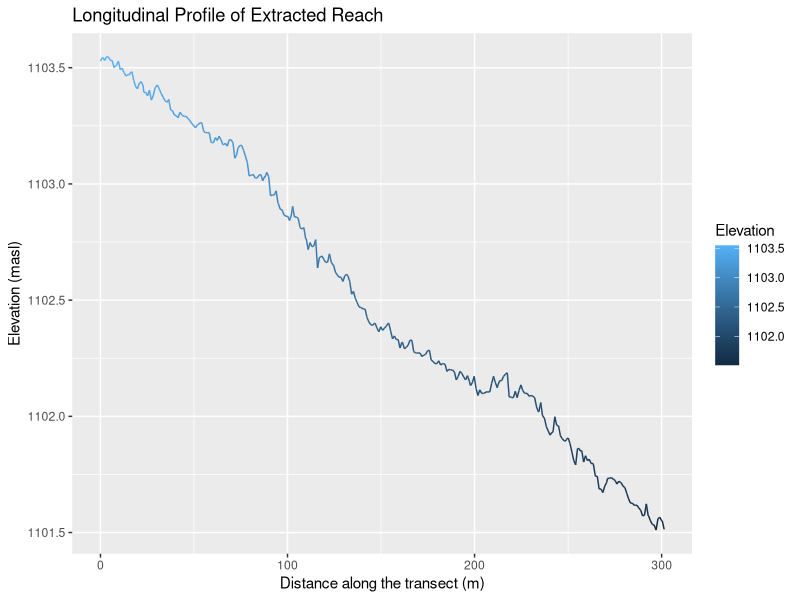
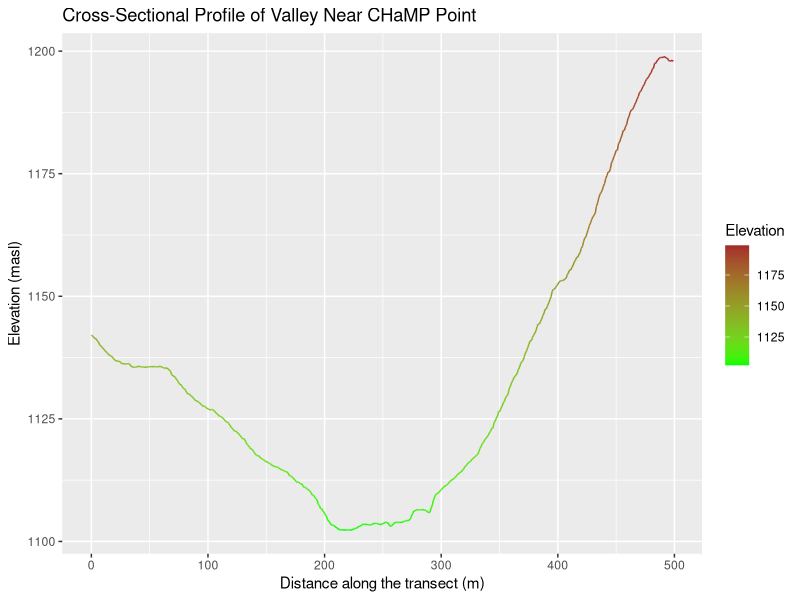
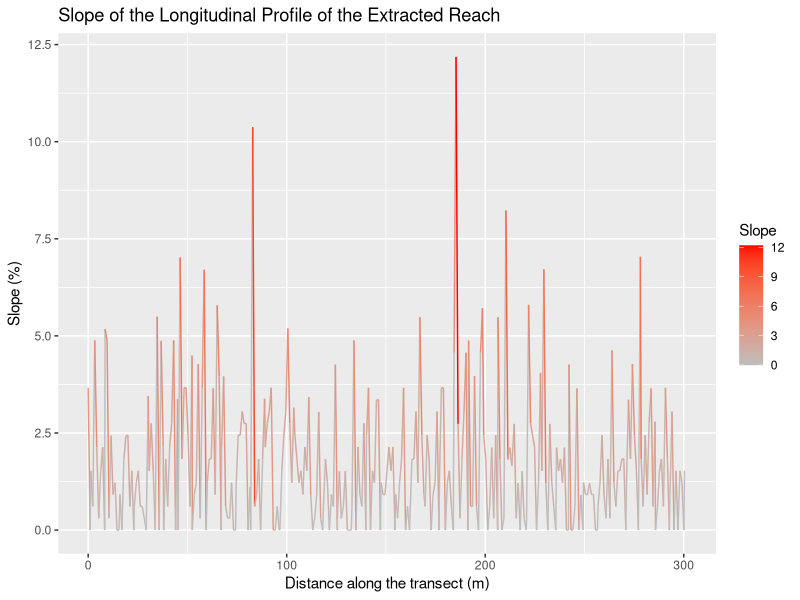
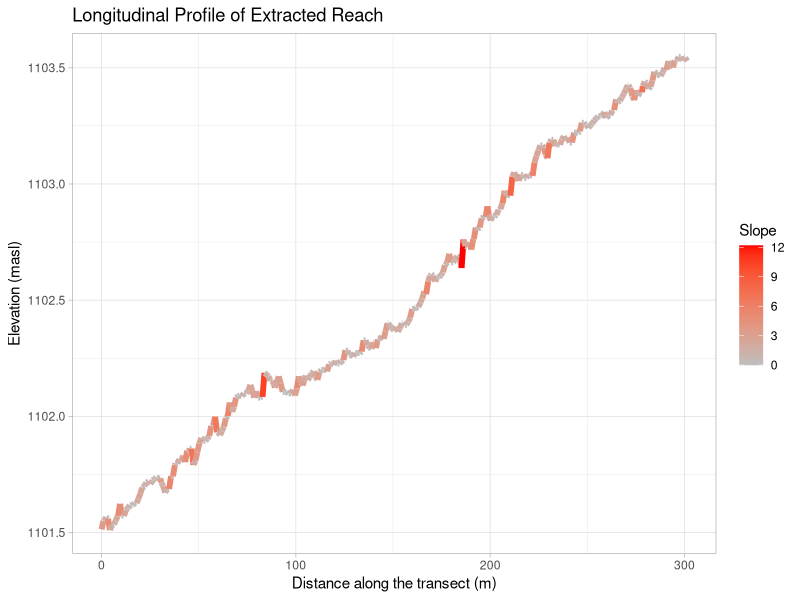
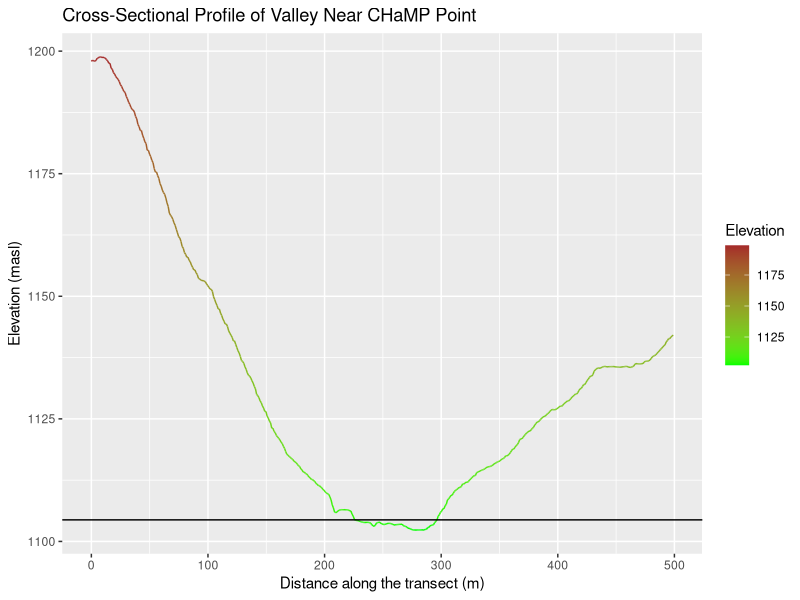
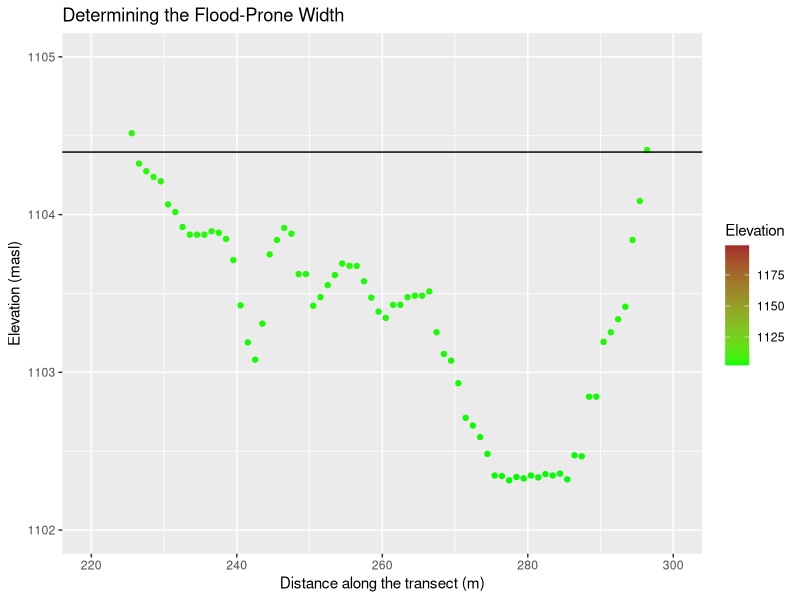

Write R code to recreate these figures, in order.
## ---- chunk 1
# The purpose of this chunk is to load the necessary packages.
require(ggplot2) #This package is for data visualization.
require(dplyr) #This package allows users to run sequential commands to manipulate and process your data.
## ---- chunk 2
# The purpose of this chunk is to load the necessary data, and is designed to input text files created by the r.profile tool in GRASS
CrossProf <- read.csv("../../data/derived/public/cross_prof.txt", header=FALSE, sep = " ", col.names=c("Junk","Distance","Elevation"))[c(2,3)]
LongProf <- read.csv("../../data/derived/public/long_prof.txt", header=FALSE, sep = " ", col.names=c("Junk","Distance","Elevation"))[c(2,3)]
## ---- chunk 3
# The purpose of this chunk is to visualize our datasets using the ggplot2 package.This chunk is set up so that your variables do not need to be specified and the chunk can just be run.

ggplot(LongProf) + # This sets the variable (data frame) we will be plotting.
       aes(x = Distance, y = Elevation, color = Elevation) + # This provides the axes designations and how to color the data.
       geom_line() + # This tells ggplot2 to make a line graph. geom_line could be changed to geom_point without issue.
       labs(x = "Distance along the transect (m)", y = "Elevation (masl)", title = "Longitudinal Profile of Extracted Reach")
# This sets the axes labels and title of the plot.

ggplot(CrossProf) +
       aes(x = Distance, y = Elevation, color = Elevation) +
       geom_line() +
       scale_color_gradient(low = "green", high = "brown") + # This establishes a color gradient between green and brown to color the data.
       labs(x = "Distance along the transect (m)", y = "Elevation (masl)", title = "Cross-Sectional Profile of Valley Near CHaMP Point")
## ---- chunk 4
#run this codeblock if the Cross-sectional profile looked backwards, then rerun the graphing codeblock above
maxd <- max(CrossProf$Distance, na.rm=TRUE) #finds maximum distance
CrossProf$Distance <- maxd-CrossProf$Distance  #inverts distance axis by subtracting distances from max

## ---- chunk 5
#run this codeblock if the Longitudinal profile looked backwards, then rerun the graphing codeblock above
maxd <- max(LongProf$Distance, na.rm=TRUE) #finds maximum distance
LongProf$Distance <- maxd-LongProf$Distance  #inverts distance axis by subtracting distances from max
## ---- chunk 6
# The purpose of this chunk is to compute the slope of the longitudinal profile (between points) and the average slope 
LongProf <- LongProf %>% # The "%>%" is called "piping" and it essentially allows us to take the output of a function and sequentially feed it to the next argument. This is very useful for subsetting and tacking on new columns with output data!
  #group_by(Attempt) %>% # Here we are subsetting the data based on the attempt number (1-3). 
  mutate(Slope = (abs(((Elevation - lag(Elevation))/(Distance - lag(Distance))*100)))) # Create a column for slope (Change in Vertical Position/Change in Horizontal Position) with absolute values that is relative to the Attempt
         
ggplot(LongProf) +
       aes(x = Distance, y = Slope, color = Slope) +
       geom_line() +
       scale_color_gradient(low = "gray", high = "red") +
       labs(x = "Distance along the transect (m)", y = "Slope (%)", title = "Slope of the Longitudinal Profile of the Extracted Reach")

ggplot(LongProf) +
       aes(x = Distance, y = Elevation, color = Slope) +
       geom_line(size = 2) + # The "size" argument allows us to increase or decrease our point size.
       scale_color_gradient(low = "gray", high = "red") +
       theme_light() +
       labs(x = "Distance along the transect (m)", y = "Elevation (masl)", title = "Longitudinal Profile of Extracted Reach")
## ---- chunk 7
#The purpose of this chunk is to process our data for entry into the Rosgen Stream Classification scheme. This chunk can be run now, or it can be run during the Classification handout. The chunk reports the mean slope and gives you the necessary tools to determine the flood-prone area of the stream to calculate the entrenchment ratio.
LongProf %>%
  #group_by(Attempt) %>% 
  summarize(Slope = mean(Slope, na.rm = TRUE)) #This calculates the mean slope, based on the Attempt.

# Now we want to figure out the width of the flood-prone area.
DpthBf_Max <- 1.0406 # Insert the maximum bankfull depth from your point/reach of interest here, replacing the 8 left of the hash #

CrossProf[which.min(CrossProf$Elevation),] # This finds the minimum elevation, which should correspond to the lowest elevation in the stream channel, and reports the entire row. That part is essential! Double check the reported value with one of the plots you have made before to verify.
StreamElev <- min(CrossProf$Elevation) # This stores the minimum elevation that you found in the previous step.
MaxBFx2 <- 2 * (DpthBf_Max) # twice the maximum bankfull depth.
MaxBFx2Elev <- StreamElev + MaxBFx2 # This adds the elevation of the bottom of the stream to twice the bankfull depth, allowing you to get the elevation (above mean sea level) of that variable.

ggplot(CrossProf) +
       aes(x = Distance, y = Elevation, color = Elevation) +
       geom_line() +
       geom_hline(yintercept = MaxBFx2Elev) + # This adds a horizontal line at a prescribed location. In this case, we are drawing a line at twice the maximum bankfull depth.
       scale_color_gradient(low = "green", high = "brown") +
       labs(x = "Distance along the transect (m)", y = "Elevation (masl)", title = "Cross-Sectional Profile of Valley Near CHaMP Point")

ggplot(CrossProf) +
       aes(x = Distance, y = Elevation, color = Elevation) +
       geom_point() + # Point chosen here to allow easier determining of the width (points are horizontally spaced by 1 meter)
       geom_hline(yintercept = MaxBFx2Elev) +
       xlim(220,300) + # Sets the x-axis limits. Adjust this value as you zoom in to the correct area.
       ylim(1102,1105) + # Sets the y-axis limits. Adjust this value as you zoom in to the correct area.
       scale_color_gradient(low = "green", high = "brown") +
       labs(x = "Distance along the transect (m)", y = "Elevation (masl)", title = "Determining the Flood-Prone Width")

#Use the last plot, points, and horizontal line to get an approximate distance of the flood-prone area. Keep for your notes and to include in your classification and report.
